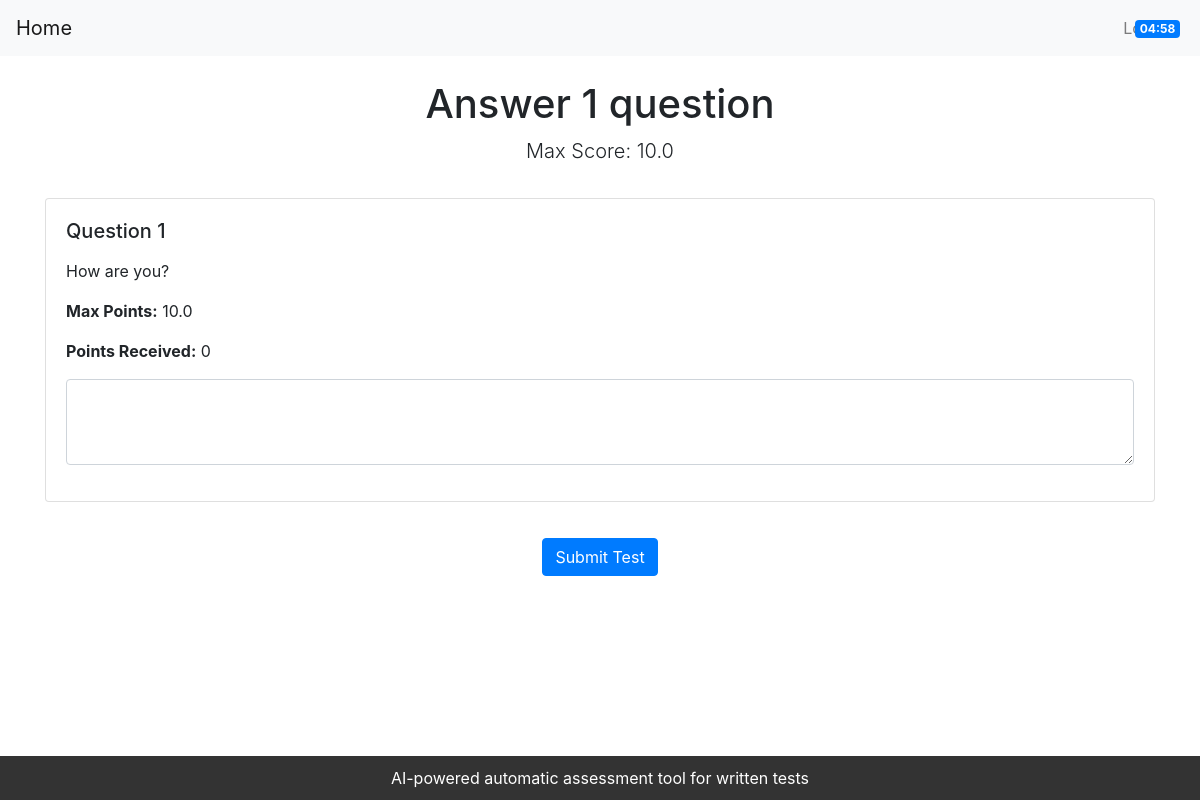
Before: /core/student/view_test/2/ (signed in) with the older database file.
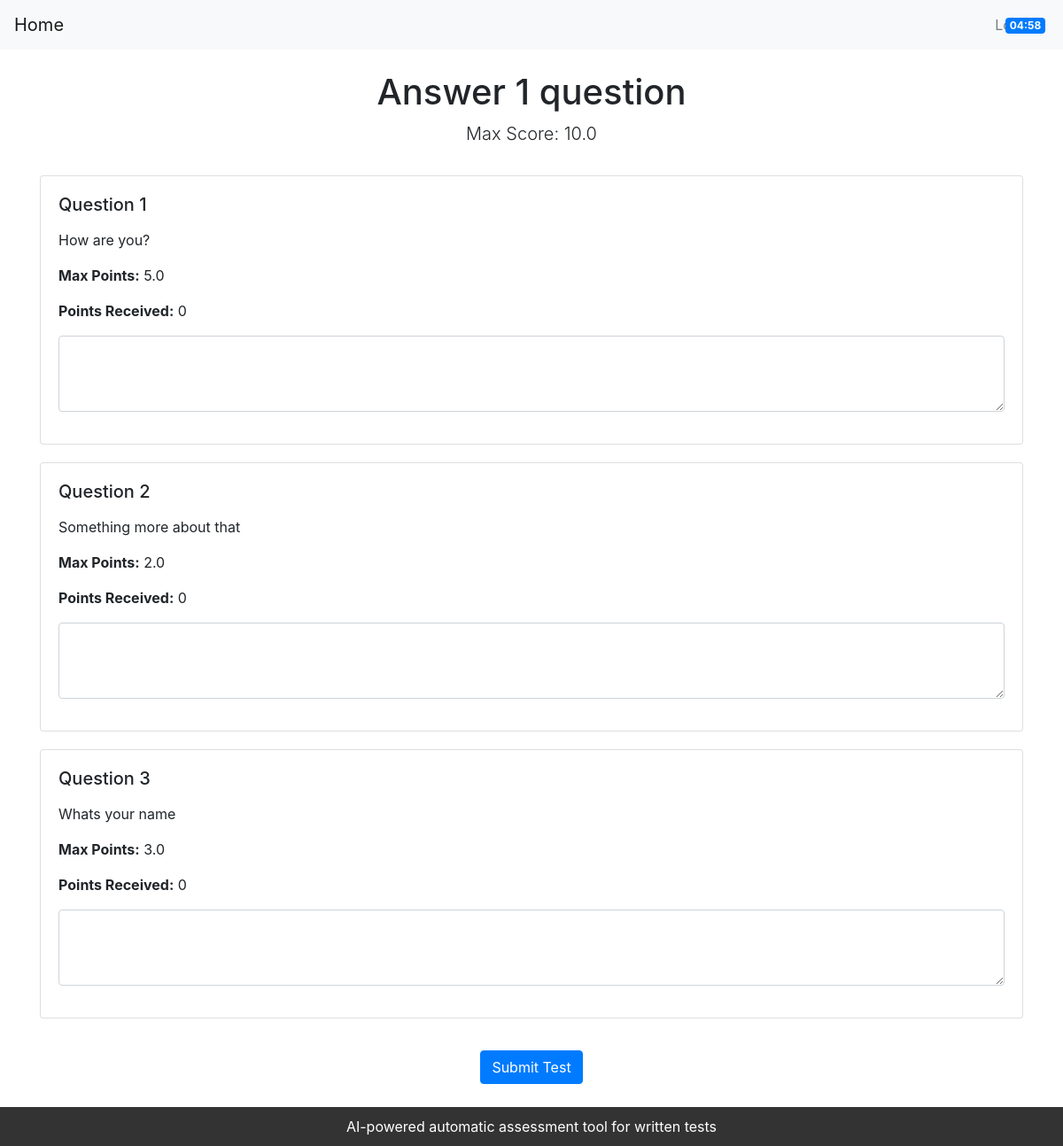
After: the same page with the newer database file.
### core/models.py (models this page shows, shortened)
class Question(models.Model):
    question_id = models.AutoField(primary_key=True)
    question_text = RichTextField()
    score = models.FloatField()
    max_length = models.IntegerField(default=500)
    test = models.ForeignKey(Test, on_delete=models.CASCADE)

### core/views.py (the view)
# urls.py: path('student/view_test/<int:test_id>/', views.view_test_student, name='view_test_student'),
@login_required
def view_test_student(request, test_id):
    test = Test.objects.get(pk=test_id)
    questions = test.question_set.all()
    form_questions = []
    if request.method == 'POST' and request.user.is_student():
        form_questions = [FormQuestion(question_id=int(key.split('question_answer_')[1]), question_anwser=value) for key,
                          value in request.POST.items() if 'question_answer' in key]
        for form_question in form_questions:
            student = request.user
            question = next(
                (question for question in questions if question.pk == form_question.question_id), None)
            submission = Submission.objects.create(
                question_answer=form_question.question_anwser,
                student=student,
                question=question
            )
        return redirect('student_dashboard')
    else:
        form = TestSubmissionForm()
    context = {
        'form': form,
        'test': test,
        'questions': questions,
    }
    return render(request, 'core/view_test_student.html', context)

### core/forms.py
class TestSubmissionForm(forms.ModelForm):
    class Meta:
        model = Submission
        fields = ['question_answer']

### templates/core/view_test_student.html (shortened to what this page needs)
<!DOCTYPE html>
<html lang="en">
<head>
    <link rel="stylesheet" href="https://stackpath.bootstrapcdn.com/bootstrap/4.5.2/css/bootstrap.min.css">
</head>
<body>
    {% include "core/navbar_st.html" %}
    <div class="container mt-4 main-content">
        <div class="row mb-3">
            <div class="col-md-12 text-center">
                <h1>{{ test.test_title }}</h1>
                <p class="lead">Max Score: {{ test.max_score }}</p>
                <p id="time-remaining" class="timer-badge badge badge-primary"></p>
            </div>
        </div>
        <form id="test-form" method="post">
            {% for question in questions %}
            <div class="row">
                <div class="col-md-12">
                    <div class="card question-card">
                        <div class="card-body">
                            <h5 class="card-title">Question {{ forloop.counter }}</h5>
                            <p class="card-text">{{ question.question_text|safe }}</p>
                            <p><strong>Max Points:</strong> {{ question.score }}</p>
                            <p><strong>Points Received:</strong> 0</p>
                            <div class="form-group">
                                <textarea name="question_answer_{{ question.pk }}" class="form-control" rows="3"></textarea>
                            </div>
                        </div>
                    </div>
                </div>
            </div>
            {% endfor %}
            <div class="row mt-3">
                <div class="col-md-12 text-center">
                    <button type="submit" class="btn btn-primary">Submit Test</button>
                </div>
            </div>
        </form>
    </div>
    <footer class="footer">
        AI-powered automatic assessment tool for written tests
    </footer>
</body>
</html>

Changed rows visible on the page:
changed Question "How are you?": score "10.0" → "5.0"
added Question: question_text "Something more about that", score "2.0"
added Question: question_text "Whats your name", score "3.0"
